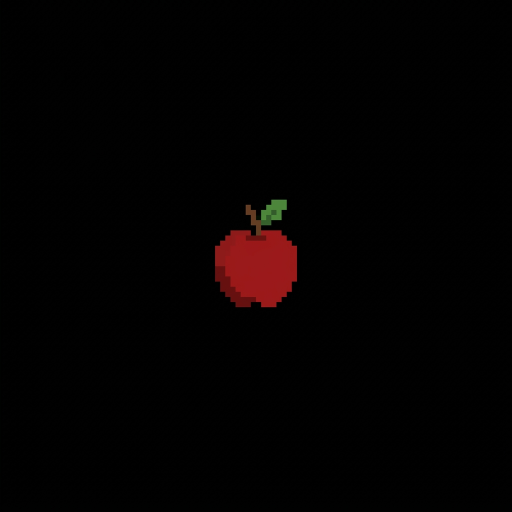
#> input picture images/apple.png, 1024 x 1024 px, found by its file name (shown at 1/2 size)
$ python pixelate_sprites.py ../images/apple.png
#> lines starting #> are read from the running program, lines starting #| are printed output that depends on the picture
"""
pixelate_sprites.py
-------------------
Pixelates sprites by downscaling to a low-resolution "pixel grid" size
and then upscaling back with NEAREST-NEIGHBOR (no smoothing).

This gives the classic 1990s DRPG look: visible square pixels,
limited color detail, no smooth gradients.

Usage:
    python scripts/pixelate_sprites.py

Adjust PIXEL_SIZE per image to control how coarse the pixelation is.
Bigger = more pixelated / fewer visible pixels.
"""

from PIL import Image
import shutil
import os

BASE_DIR = r"D:\Games\Retro_Adventure\assets\textures\entities"
BACKUP_DIR = r"D:\Games\Retro_Adventure\assets\textures\entities\originals_backup"

# ---------------------------------------------------------------
# Targets: (filename, pixel_block_size)
# pixel_block_size = how many final pixels each "pixel cell" covers.
# The image is scaled down to (w/block x h/block) then back up.
# Smaller block = more detail kept. Larger block = chunkier pixels.
#
# Third pass — apple done, spider and potion one step further
# Apple:   block=5  (keep as-is)
# Spider:  block=7  (more visible grid, legs still readable)
# Potion:  block=12 (kills the gloss/bubble detail, chunky 90s look)
# Lever:   block=10 (downgrades HD art to chunky 90s pixel art)
# Key:     block=8  (makes the key look retro)
# ---------------------------------------------------------------
TARGETS = [
    ("apple.png",   5),
    ("potion.png", 12),
    ("spider.png",  7),
    ("lever.png",  10),
    ("key.png",     8),
]

def backup_originals():
    os.makedirs(BACKUP_DIR, exist_ok=True)
    for fname, _ in TARGETS:
        src = os.path.join(BASE_DIR, fname)
        dst = os.path.join(BACKUP_DIR, fname)
        if not os.path.exists(dst):   # only backup once
            shutil.copy2(src, dst)
            print(f"  Backed up: {fname}")
        else:
            print(f"  Backup already exists: {fname}")

def pixelate(img_path, block_size):
    """
    Pixelate by: scale DOWN to (w/block, h/block) with NEAREST,
    then scale back UP to original size with NEAREST.
    Preserves transparency (RGBA).
    """
#> called with block_size = 5
    img = Image.open(img_path).convert("RGBA")
    orig_w, orig_h = img.size
#> orig_w = 1024; orig_h = 1024

    # Step 1: scale DOWN
    small_w = max(1, orig_w // block_size)
#> small_w = 204
    small_h = max(1, orig_h // block_size)
#> small_h = 204
    small = img.resize((small_w, small_h), Image.Resampling.NEAREST)
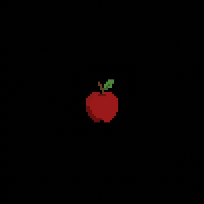
#> small: PIL image 204x204 RGBA; mean R, G, B, A 3.5, 1.1, 1, 255

    # Step 2: scale back UP to original size
    result = small.resize((orig_w, orig_h), Image.Resampling.NEAREST)

    result.save(img_path, "PNG")
    print(f"  Pixelated: {os.path.basename(img_path)}  "
          f"({orig_w}x{orig_h}) -> pixel grid {small_w}x{small_h} -> ({orig_w}x{orig_h})  block={block_size}")
#|   Pixelated: apple.png  (1024x1024) -> pixel grid 204x204 -> (1024x1024)  block=5

def restore_originals():
    """Restore from backup if you want to try different settings."""
    for fname, _ in TARGETS:
        src = os.path.join(BACKUP_DIR, fname)
        dst = os.path.join(BASE_DIR, fname)
        if os.path.exists(src):
            shutil.copy2(src, dst)
            print(f"  Restored: {fname}")
        else:
            print(f"  No backup for: {fname}")

if __name__ == '__main__':
    import sys

    if "--restore" in sys.argv:
        print("Restoring originals from backup...")
        restore_originals()
        print("Done.")
        sys.exit(0)

    print("Backing up originals (first time only)...")
    backup_originals()

    print(f"\nPixelating with block sizes: { {f: b for f, b in TARGETS} }")
    for fname, block in TARGETS:
        path = os.path.join(BASE_DIR, fname)
        pixelate(path, block)
#> pass 2 of the loop `for fname, block in TARGETS:`:
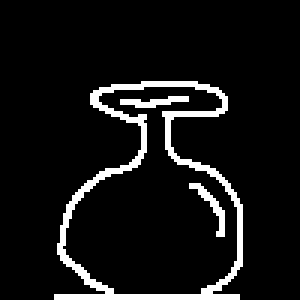
#> input picture images/potion.png, 100 x 100 px, found by its file name (shown 3 times larger)
#> in pixelate, img is the input picture: PIL image 100x100 RGBA; mean R, G, B, A 20.2, 20.2, 20.2, 255
#> in pixelate (call 2), `result = small.resize((orig_w, orig_h), Image.Resampling.NEAREST)`:
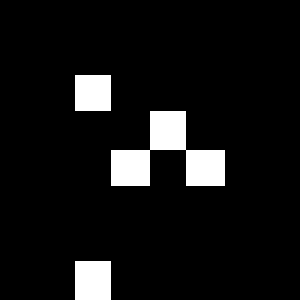
#> result: PIL image 100x100 RGBA (shown 3 times larger); mean R, G, B, A 19.6, 19.6, 19.6, 255
#|   Pixelated: potion.png  (100x100) -> pixel grid 8x8 -> (100x100)  block=12
#> (the run stopped early here; a loop or call above may not have finished)
